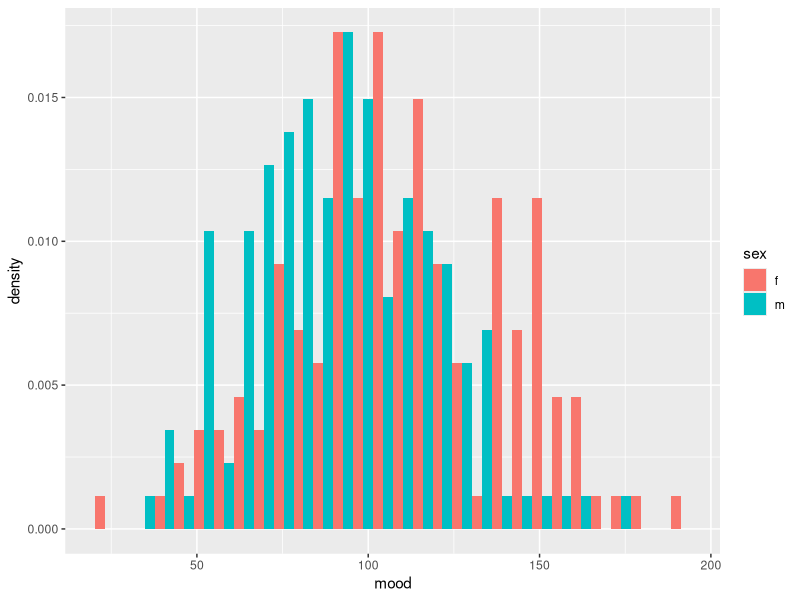
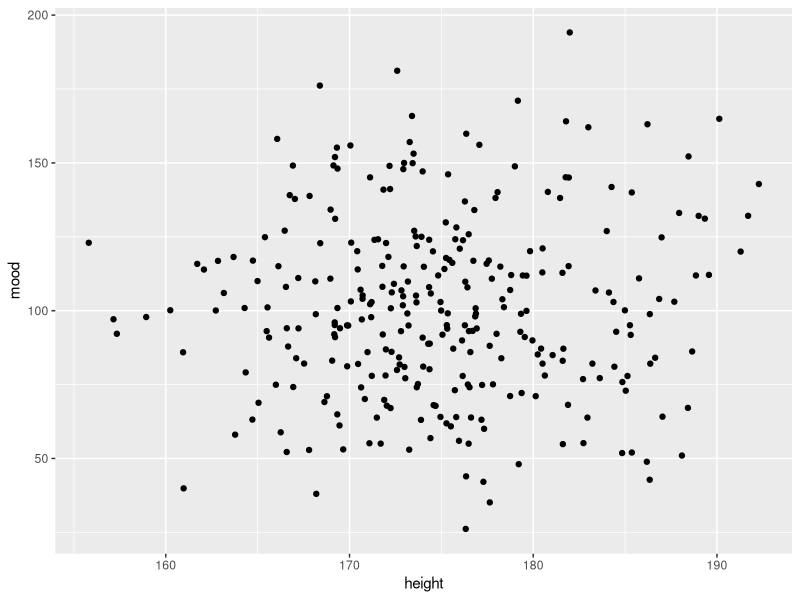
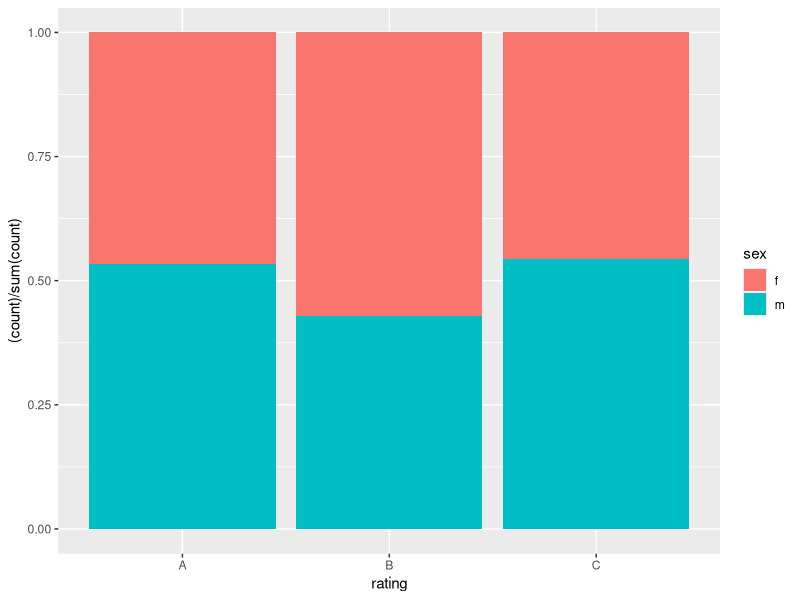
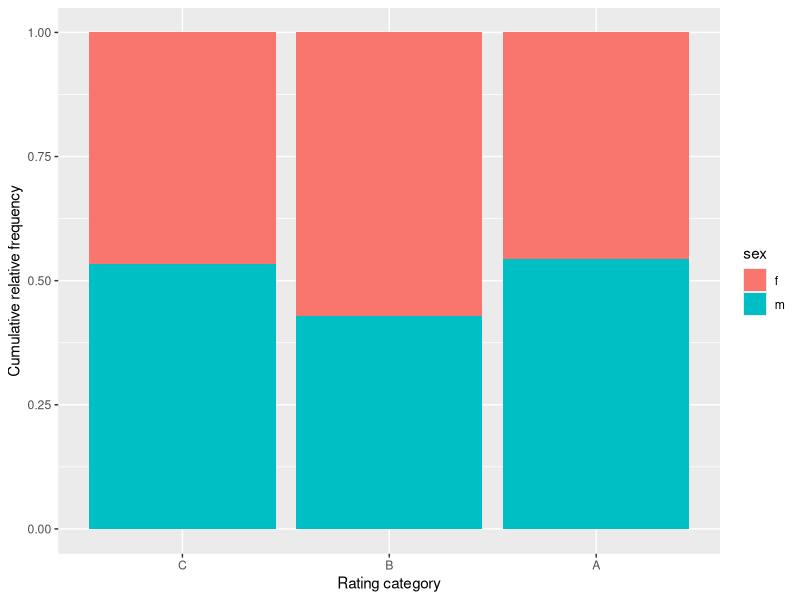
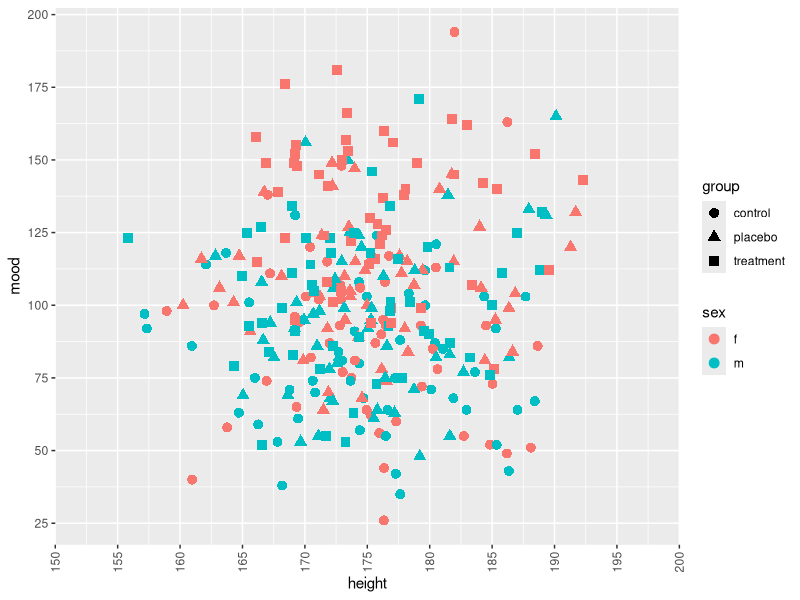
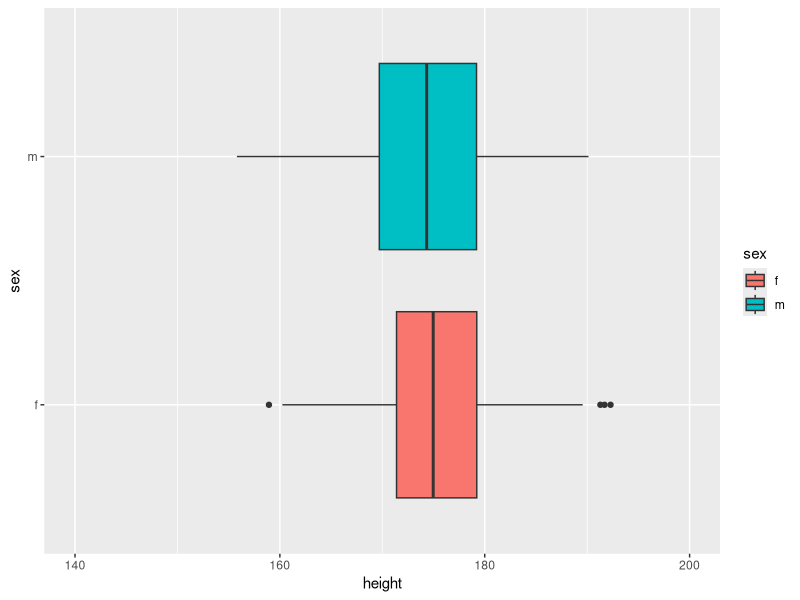
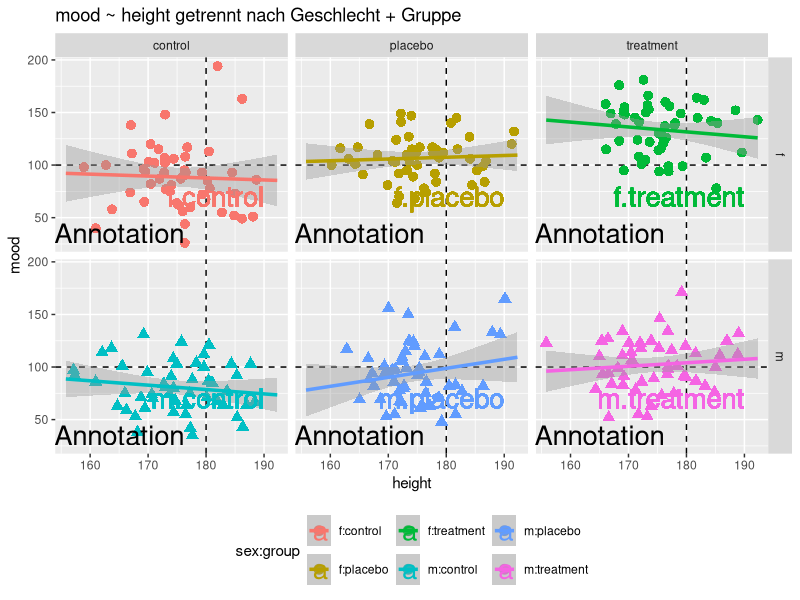

Write the R code that produced these figures, in order. (Note: this script raises an error after producing the figures.)
## ---- chunk 1
wants <- c("ggplot2", "colorspace")
has   <- wants %in% rownames(installed.packages())
if(any(!has)) install.packages(wants[!has])
## ---- chunk 2
Njk    <- 50
P      <- 3
Q      <- 2
IQ     <- rnorm(P*Q*Njk, mean=100, sd=15)
height <- rnorm(P*Q*Njk, mean=175, sd=7)
rating <- factor(sample(LETTERS[1:3], Njk*P*Q, replace=TRUE))
sex    <- factor(rep(c("f", "m"), times=P*Njk))
group  <- factor(rep(c("control", "placebo", "treatment"), each=Q*Njk))
sgComb <- interaction(sex, group)
mood   <- round(rnorm(P*Q*Njk, mean=c(85, 80, 110, 90, 130, 100)[sgComb], sd=25))
myDf   <- data.frame(sex, group, sgComb, IQ, height, rating, mood)
## ---- chunk 3
library(ggplot2)
ggplot(myDf, aes(x=mood, fill=sex)) +
    geom_histogram(aes(y=..density..), position=position_dodge())
## ---- chunk 4
ggplot(myDf, aes(x=height, y=mood)) +
    geom_point(position=position_jitter(height=0.2))
## ---- chunk 5
ggplot(myDf, aes(x=rating, group=sex, fill=sex)) +
    geom_bar(stat="count",
             aes(y=(..count..) / sum(..count..)),
             position=position_fill())
## ---- chunk 6
levels(myDf$rating)
levels(myDf$rating) <- rev(levels(myDf$rating))
ggplot(myDf, aes(x=rating, group=sex, fill=sex)) +
    geom_bar(stat="count",
             aes(y=(..count..) / sum(..count..)),
             position=position_fill()) +
    labs(x="Rating category", y="Cumulative relative frequency")
## ---- chunk 7
ggplot(myDf, aes(x=height, y=mood, colour=sex, shape=group)) +
    geom_point(size=3) +
    scale_x_continuous(limits=c(150, 200),
                       expand=c(0, 0),
                       breaks=seq(150, 200, by=5)) +
    scale_y_continuous(n.breaks=8) +
    guides(x=guide_axis(angle=90))
## ---- chunk 8
ggplot(myDf, aes(x=sex, y=height, fill=sex)) +
    geom_boxplot() +
    coord_flip(ylim=c(140, 200))
## ---- chunk 9
ggplot(myDf, aes(x=height, y=mood, colour=sex:group, shape=sex)) +
    geom_hline(aes(yintercept=100), linetype=2) +
    geom_vline(aes(xintercept=180), linetype=2) +
    geom_point(size=3) +
    geom_smooth(method=lm, se=TRUE, size=1.2, fullrange=TRUE) +
    facet_grid(sex ~ group) +
    labs(title="mood ~ height getrennt nach Geschlecht + Gruppe") +
    geom_text(aes(x=190, y=70, label=sgComb), size=7, hjust="right") +
    annotate("text", x=165, y=35, size=7, label="Annotation") +
    guides(shape=FALSE) +
    theme(legend.position="bottom")
## ---- chunk 10
library(colorspace)

ggplot(groupM, aes(x=group, y=mood, color=sex, shape=sex, group=sex)) +
    geom_point(size=8, stroke=2) +
    geom_line(size=2, linetype="dashed") +
    scale_shape_discrete(solid=FALSE)

ggplot(myDf, aes(x=mood, fill=group)) +
    geom_histogram(aes(y=..density..), alpha=0.5) +
    geom_density(alpha=0.7) +
    scale_fill_discrete_qualitative()
## ---- chunk 11
ggplot(myDf, aes(x=mood, fill=group)) +
    geom_histogram(aes(y=..density..), alpha=0.5) +
    geom_density(alpha=0.7) +
    scale_fill_discrete_qualitative() +
    theme_bw()
## ---- chunk 12
ggplot(myDf, aes(x=sex, y=height, fill=sex)) +
    geom_boxplot() +
    coord_flip(ylim=c(140, 200)) +
    theme_minimal()
## ---- chunk 13
try(detach(package:ggplot2))
try(detach(package:colorspace))
